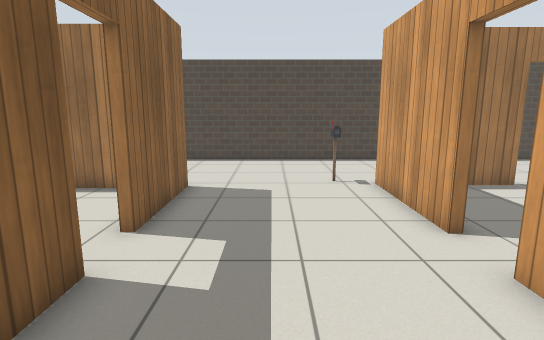
View 1 (above)

20 first-person views from a walk through a robot-simulator world made for Gazebo. The camera is 1.2 m above the floor, tilts 10° down and sees 80° across. The floor is counted in squares, 0.5 m on a side. Each view is taken from the middle of a square. On the plan, view 1 faces up. The plan holds only what a view shows up to about 19 squares ahead; the rest is blank. Simple patterns stand in for the simulator's built-in surfaces.

View 2
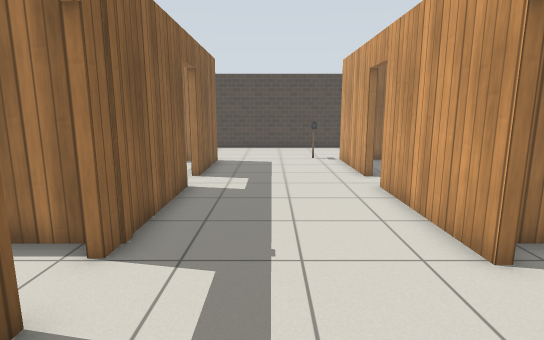

View 3
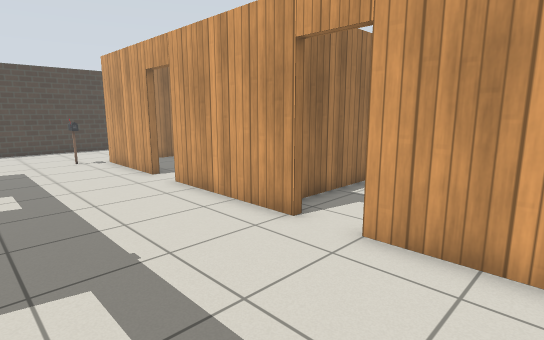

View 4
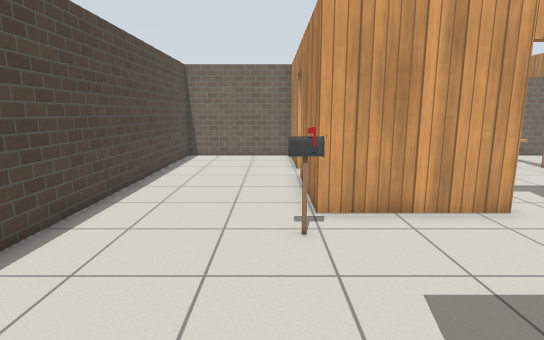

View 5
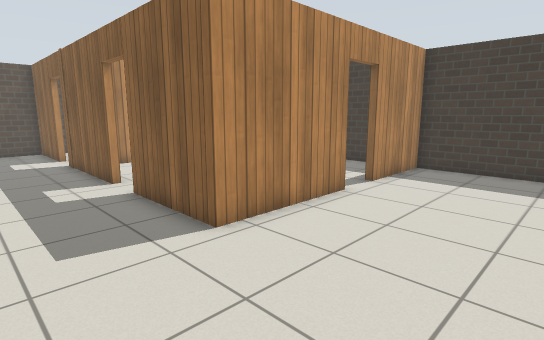

View 6
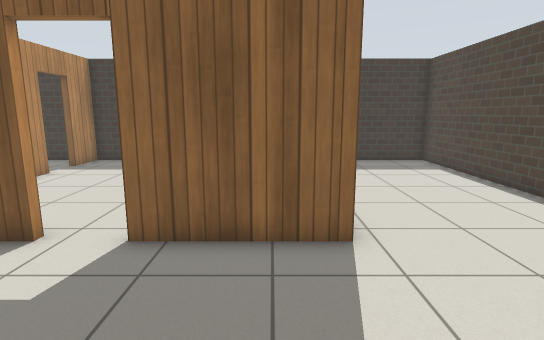

View 7
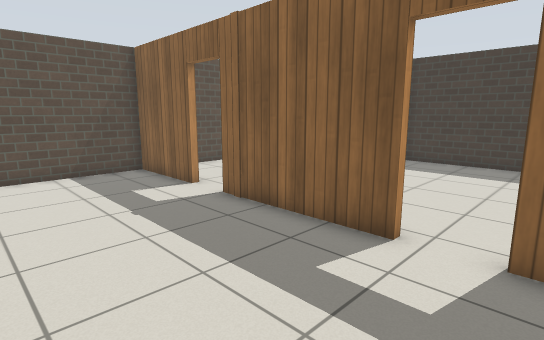

View 8
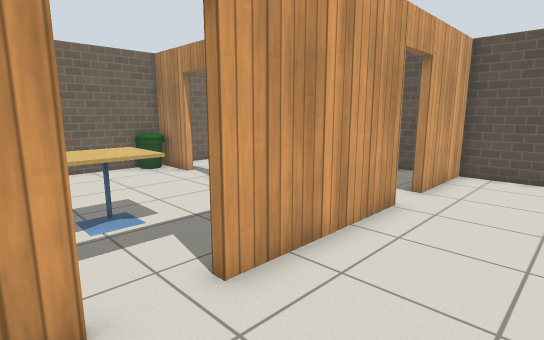

View 9
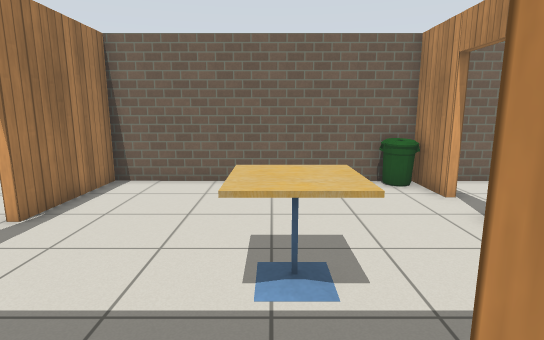

View 10
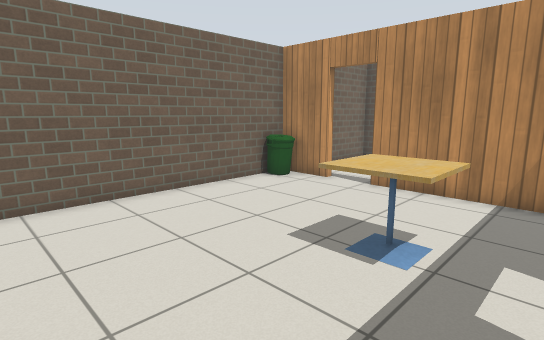

View 11
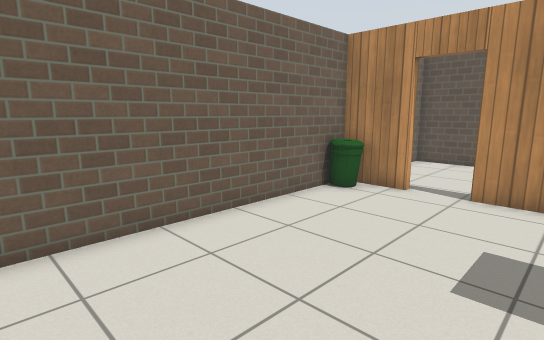

View 12
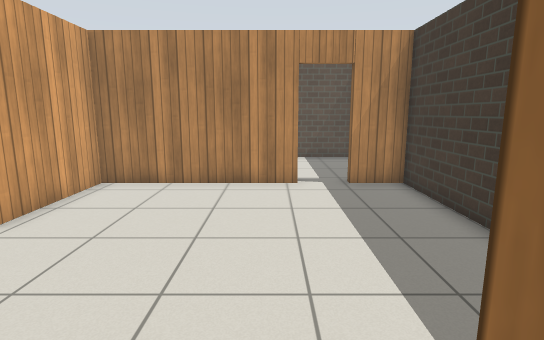

View 13
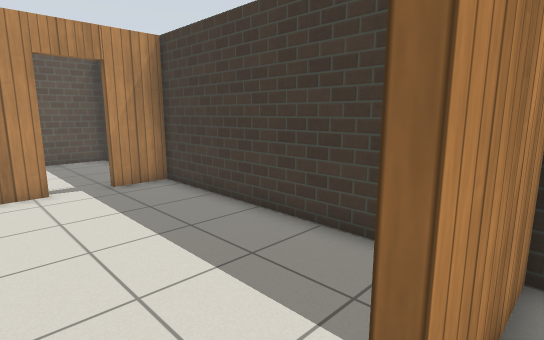

View 14
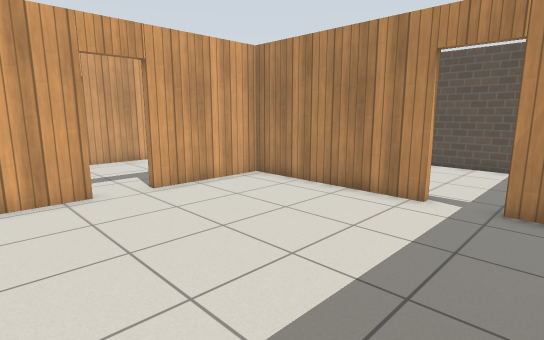

View 15
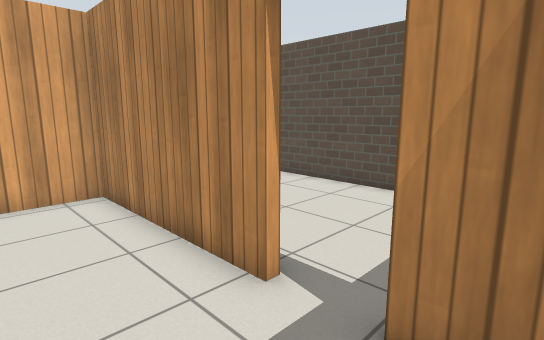

View 16
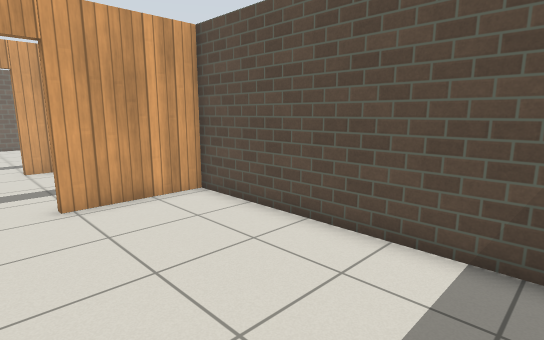

View 17
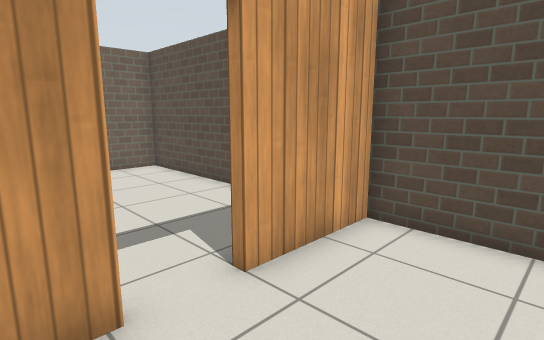

View 18
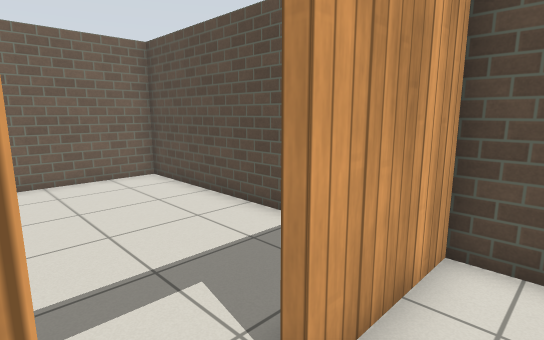

View 19
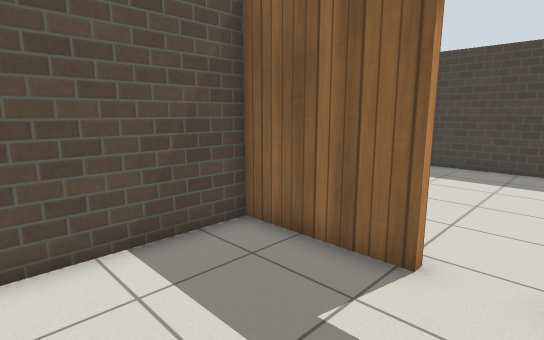

View 20
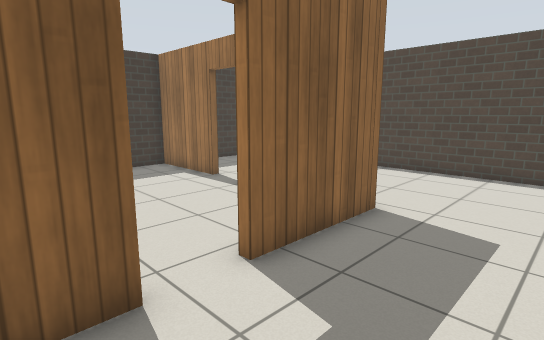

### Floor plan
Points are (right, up) in squares from view 1. A wall is a line through its corners. A room is listed if a view was taken in it or the views show most of it. See-through windows are left out.
Room 1 (views 1, 2, 3, 4, 5, 6, 7, 8, 9, 12, 13, 17, 18, 19, 20)
walls: (3.6, 6.1) (3.6, 10.9) (8.1, 10.9); (-2.8, 4.5) (-2.8, -1); (-7.8, 10.5) (-2.8, 10.5) (-2.8, 6.3); (9.9, 10.9) (14.4, 10.9) (14.4, 16.8) (-13.5, 16.8) (-13.5, 10.5) (-9.5, 10.5); (3.6, -1.2) (3.6, 4.5); (-2.8, -2.6) (-2.8, -6.7) (3.6, -6.7) (3.6, -2.9)
ways out: open door at (4, 5.5) to room 2; open door at (9, 11) to room 2; open door at (-8.5, 10) to room 3; open door at (-3, 5.5) to room 3; open door at (-3, -1.5) to room 4; open door at (4, -2.5) to room 5
objects: postbox (2, 11)
Room 2 (views 10, 11)
walls: (8.3, 10.6) (5.3, 10.6); (12, 0) (14.3, 0) (14.4, 10.6) (9.9, 10.6); (5.6, 0) (10.2, 0)
ways out: open door at (4, 5.5) to room 1; open door at (9, 11) to room 1; open door at (11.5, 0) to room 5
objects: cafe table (7, 4) to (8, 5); bin (14, 1)
Room 3 (views 14, 15)
walls: (-9.9, 0) (-3.1, 0) (-3.1, 4.5); (-9.5, 10.2) (-13.5, 10.2) (-13.6, 0) (-11.7, 0); (-3.1, 6.3) (-3.1, 8.4); (-4, 10.2) (-6.4, 10.2)
ways out: open door at (-8.5, 10) to room 1; open door at (-3, 5.5) to room 1; open door at (-10.5, 0) to room 4
Room 4 (view 16)
walls: (-13.6, -1.4) (-13.6, -6.7) (-3.1, -6.7) (-3.1, -2.6); (-3.4, -0.3) (-4.9, -0.3)
ways out: open door at (-3, -1.5) to room 1; open door at (-10.5, 0) to room 3
Room 5 (no view inside)
walls: (8.5, -0.3) (4.5, -0.3); (5.3, -6.7) (14.3, -6.7) (14.3, -1.6)
ways out: open door at (4, -2.5) to room 1; open door at (11.5, 0) to room 2

Where each view was taken, in squares from view 1:
view 1: 0 up, 0 right, facing up
view 2: 6 down, 0 right, facing up
view 3: 6 down, 2 left, facing up-right
view 4: 12 up, 4 left, facing right
view 5: 16 up, 1 right, facing down-left
view 6: 9 up, 3 right, facing left
view 7: 7 up, 3 right, facing down-left
view 8: 7 up, 0 right, facing down-right
view 9: 5 up, 3 right, facing right
view 10: 10 up, 5 right, facing down-right
view 11: 10 up, 8 right, facing down-right
view 12: 11 up, 9 left, facing down
view 13: 11 up, 8 left, facing down-left
view 14: 9 up, 13 left, facing down-right
view 15: 3 up, 13 left, facing down-right
view 16: 1 down, 12 left, facing down-right
view 17: 0 up, 0 right, facing down-right
view 18: 1 down, 2 right, facing down-right
view 19: 1 down, 2 right, facing down-left
view 20: 3 up, 1 right, facing up-left
